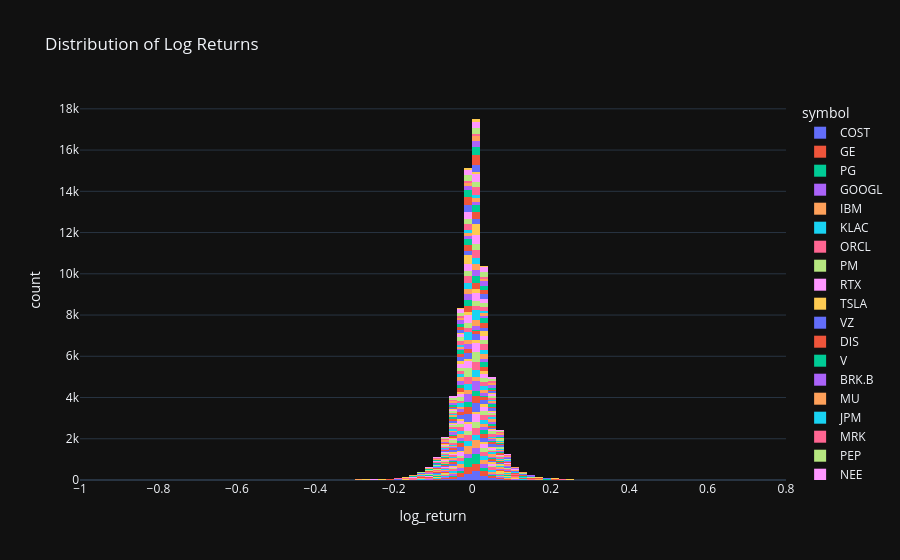

Here is the notebook cell this chart was saved with:
### Code cell
fig = px.histogram(
    lg,
    x="log_return",
    color="symbol",
    nbins=100,
    title="Distribution of Log Returns",
    template="plotly_dark")
fig.show()

### Figure 1 — Plotly figure (JSON) as saved in the notebook; plotly's stock layout.template omitted (floating-point values rounded to 4 significant figures; data arrays with more than 128 entries replaced by an {"elided": "..."} marker saying what was removed)
{"data": [{"bingroup": "x", "hovertemplate": "symbol=COST<br>log_return=%{x}<br>count=%{y}<extra></extra>", "legendgroup": "COST", "marker": {"color": "#636efa", "pattern": {"shape": ""}}, "name": "COST", "nbinsx": 100, "orientation": "v", "showlegend": true, "type": "histogram", "x": {"elided": "1384 float values"}, "xaxis": "x", "yaxis": "y"}, {"bingroup": "x", "hovertemplate": "symbol=GE<br>log_return=%{x}<br>count=%{y}<extra></extra>", "legendgroup": "GE", "marker": {"color": "#EF553B", "pattern": {"shape": ""}}, "name": "GE", "nbinsx": 100, "orientation": "v", "showlegend": true, "type": "histogram", "x": {"elided": "1384 float values"}, "xaxis": "x", "yaxis": "y"}, {"bingroup": "x", "hovertemplate": "symbol=PG<br>log_return=%{x}<br>count=%{y}<extra></extra>", "legendgroup": "PG", "marker": {"color": "#00cc96", "pattern": {"shape": ""}}, "name": "PG", "nbinsx": 100, "orientation": "v", "showlegend": true, "type": "histogram", "x": {"elided": "1384 float values"}, "xaxis": "x", "yaxis": "y"}, {"bingroup": "x", "hovertemplate": "symbol=GOOGL<br>log_return=%{x}<br>count=%{y}<extra></extra>", "legendgroup": "GOOGL", "marker": {"color": "#ab63fa", "pattern": {"shape": ""}}, "name": "GOOGL", "nbinsx": 100, "orientation": "v", "showlegend": true, "type": "histogram", "x": {"elided": "1134 float values"}, "xaxis": "x", "yaxis": "y"}, {"bingroup": "x", "hovertemplate": "symbol=IBM<br>log_return=%{x}<br>count=%{y}<extra></extra>", "legendgroup": "IBM", "marker": {"color": "#FFA15A", "pattern": {"shape": ""}}, "name": "IBM", "nbinsx": 100, "orientation": "v", "showlegend": true, "type": "histogram", "x": {"elided": "1385 float values"}, "xaxis": "x", "yaxis": "y"}, {"bingroup": "x", "hovertemplate": "symbol=KLAC<br>log_return=%{x}<br>count=%{y}<extra></extra>", "legendgroup": "KLAC", "marker": {"color": "#19d3f3", "pattern": {"shape": ""}}, "name": "KLAC", "nbinsx": 100, "orientation": "v", "showlegend": true, "type": "histogram", "x": {"elided": "1385 float values"}, "xaxis": "x", "yaxis": "y"}, {"bingroup": "x", "hovertemplate": "symbol=ORCL<br>log_return=%{x}<br>count=%{y}<extra></extra>", "legendgroup": "ORCL", "marker": {"color": "#FF6692", "pattern": {"shape": ""}}, "name": "ORCL", "nbinsx": 100, "orientation": "v", "showlegend": true, "type": "histogram", "x": {"elided": "1384 float values"}, "xaxis": "x", "yaxis": "y"}, {"bingroup": "x", "hovertemplate": "symbol=PM<br>log_return=%{x}<br>count=%{y}<extra></extra>", "legendgroup": "PM", "marker": {"color": "#B6E880", "pattern": {"shape": ""}}, "name": "PM", "nbinsx": 100, "orientation": "v", "showlegend": true, "type": "histogram", "x": {"elided": "947 float values"}, "xaxis": "x", "yaxis": "y"}, {"bingroup": "x", "hovertemplate": "symbol=RTX<br>log_return=%{x}<br>count=%{y}<extra></extra>", "legendgroup": "RTX", "marker": {"color": "#FF97FF", "pattern": {"shape": ""}}, "name": "RTX", "nbinsx": 100, "orientation": "v", "showlegend": true, "type": "histogram", "x": {"elided": "1385 float values"}, "xaxis": "x", "yaxis": "y"}, {"bingroup": "x", "hovertemplate": "symbol=TSLA<br>log_return=%{x}<br>count=%{y}<extra></extra>", "legendgroup": "TSLA", "marker": {"color": "#FECB52", "pattern": {"shape": ""}}, "name": "TSLA", "nbinsx": 100, "orientation": "v", "showlegend": true, "type": "histogram", "x": {"elided": "828 float values"}, "xaxis": "x", "yaxis": "y"}, {"bingroup": "x", "hovertemplate": "symbol=VZ<br>log_return=%{x}<br>count=%{y}<extra></extra>", "legendgroup": "VZ", "marker": {"color": "#636efa", "pattern": {"shape": ""}}, "name": "VZ", "nbinsx": 100, "orientation": "v", "showlegend": true, "type": "histogram", "x": {"elided": "1385 float values"}, "xaxis": "x", "yaxis": "y"}, {"bingroup": "x", "hovertemplate": "symbol=DIS<br>log_return=%{x}<br>count=%{y}<extra></extra>", "legendgroup": "DIS", "marker": {"color": "#EF553B", "pattern": {"shape": ""}}, "name": "DIS", "nbinsx": 100, "orientation": "v", "showlegend": true, "type": "histogram", "x": {"elided": "1385 float values"}, "xaxis": "x", "yaxis": "y"}, {"bingroup": "x", "hovertemplate": "symbol=V<br>log_return=%{x}<br>count=%{y}<extra></extra>", "legendgroup": "V", "marker": {"color": "#00cc96", "pattern": {"shape": ""}}, "name": "V", "nbinsx": 100, "orientation": "v", "showlegend": true, "type": "histogram", "x": {"elided": "947 float values"}, "xaxis": "x", "yaxis": "y"}, {"bingroup": "x", "hovertemplate": "symbol=BRK.B<br>log_return=%{x}<br>count=%{y}<extra></extra>", "legendgroup": "BRK.B", "marker": {"color": "#ab63fa", "pattern": {"shape": ""}}, "name": "BRK.B", "nbinsx": 100, "orientation": "v", "showlegend": true, "type": "histogram", "x": {"elided": "1384 float values"}, "xaxis": "x", "yaxis": "y"}, {"bingroup": "x", "hovertemplate": "symbol=MU<br>log_return=%{x}<br>count=%{y}<extra></extra>", "legendgroup": "MU", "marker": {"color": "#FFA15A", "pattern": {"shape": ""}}, "name": "MU", "nbinsx": 100, "orientation": "v", "showlegend": true, "type": "histogram", "x": {"elided": "1384 float values"}, "xaxis": "x", "yaxis": "y"}, {"bingroup": "x", "hovertemplate": "symbol=JPM<br>log_return=%{x}<br>count=%{y}<extra></extra>", "legendgroup": "JPM", "marker": {"color": "#19d3f3", "pattern": {"shape": ""}}, "name": "JPM", "nbinsx": 100, "orientation": "v", "showlegend": true, "type": "histogram", "x": {"elided": "1384 float values"}, "xaxis": "x", "yaxis": "y"}, {"bingroup": "x", "hovertemplate": "symbol=MRK<br>log_return=%{x}<br>count=%{y}<extra></extra>", "legendgroup": "MRK", "marker": {"color": "#FF6692", "pattern": {"shape": ""}}, "name": "MRK", "nbinsx": 100, "orientation": "v", "showlegend": true, "type": "histogram", "x": {"elided": "1385 float values"}, "xaxis": "x", "yaxis": "y"}, {"bingroup": "x", "hovertemplate": "symbol=PEP<br>log_return=%{x}<br>count=%{y}<extra></extra>", "legendgroup": "PEP", "marker": {"color": "#B6E880", "pattern": {"shape": ""}}, "name": "PEP", "nbinsx": 100, "orientation": "v", "showlegend": true, "type": "histogram", "x": {"elided": "1385 float values"}, "xaxis": "x", "yaxis": "y"}, {"bingroup": "x", "hovertemplate": "symbol=NEE<br>log_return=%{x}<br>count=%{y}<extra></extra>", "legendgroup": "NEE", "marker": {"color": "#FF97FF", "pattern": {"shape": ""}}, "name": "NEE", "nbinsx": 100, "orientation": "v", "showlegend": true, "type": "histogram", "x": {"elided": "1385 float values"}, "xaxis": "x", "yaxis": "y"}, {"bingroup": "x", "hovertemplate": "symbol=PANW<br>log_return=%{x}<br>count=%{y}<extra></extra>", "legendgroup": "PANW", "marker": {"color": "#FECB52", "pattern": {"shape": ""}}, "name": "PANW", "nbinsx": 100, "orientation": "v", "showlegend": true, "type": "histogram", "x": {"elided": "722 float values"}, "xaxis": "x", "yaxis": "y"}, {"bingroup": "x", "hovertemplate": "symbol=TXN<br>log_return=%{x}<br>count=%{y}<extra></extra>", "legendgroup": "TXN", "marker": {"color": "#636efa", "pattern": {"shape": ""}}, "name": "TXN", "nbinsx": 100, "orientation": "v", "showlegend": true, "type": "histogram", "x": {"elided": "1385 float values"}, "xaxis": "x", "yaxis": "y"}, {"bingroup": "x", "hovertemplate": "symbol=NFLX<br>log_return=%{x}<br>count=%{y}<extra></extra>", "legendgroup": "NFLX", "marker": {"color": "#EF553B", "pattern": {"shape": ""}}, "name": "NFLX", "nbinsx": 100, "orientation": "v", "showlegend": true, "type": "histogram", "x": {"elided": "1251 float values"}, "xaxis": "x", "yaxis": "y"}, {"bingroup": "x", "hovertemplate": "symbol=PLTR<br>log_return=%{x}<br>count=%{y}<extra></extra>", "legendgroup": "PLTR", "marker": {"color": "#00cc96", "pattern": {"shape": ""}}, "name": "PLTR", "nbinsx": 100, "orientation": "v", "showlegend": true, "type": "histogram", "x": {"elided": "293 float values"}, "xaxis": "x", "yaxis": "y"}, {"bingroup": "x", "hovertemplate": "symbol=TMUS<br>log_return=%{x}<br>count=%{y}<extra></extra>", "legendgroup": "TMUS", "marker": {"color": "#ab63fa", "pattern": {"shape": ""}}, "name": "TMUS", "nbinsx": 100, "orientation": "v", "showlegend": true, "type": "histogram", "x": {"elided": "996 float values"}, "xaxis": "x", "yaxis": "y"}, {"bingroup": "x", "hovertemplate": "symbol=MA<br>log_return=%{x}<br>count=%{y}<extra></extra>", "legendgroup": "MA", "marker": {"color": "#FFA15A", "pattern": {"shape": ""}}, "name": "MA", "nbinsx": 100, "orientation": "v", "showlegend": true, "type": "histogram", "x": {"elided": "1042 float values"}, "xaxis": "x", "yaxis": "y"}, {"bingroup": "x", "hovertemplate": "symbol=MCD<br>log_return=%{x}<br>count=%{y}<extra></extra>", "legendgroup": "MCD", "marker": {"color": "#19d3f3", "pattern": {"shape": ""}}, "name": "MCD", "nbinsx": 100, "orientation": "v", "showlegend": true, "type": "histogram", "x": {"elided": "1385 float values"}, "xaxis": "x", "yaxis": "y"}, {"bingroup": "x", "hovertemplate": "symbol=NVDA<br>log_return=%{x}<br>count=%{y}<extra></extra>", "legendgroup": "NVDA", "marker": {"color": "#FF6692", "pattern": {"shape": ""}}, "name": "NVDA", "nbinsx": 100, "orientation": "v", "showlegend": true, "type": "histogram", "x": {"elided": "1384 float values"}, "xaxis": "x", "yaxis": "y"}, {"bingroup": "x", "hovertemplate": "symbol=MS<br>log_return=%{x}<br>count=%{y}<extra></extra>", "legendgroup": "MS", "marker": {"color": "#B6E880", "pattern": {"shape": ""}}, "name": "MS", "nbinsx": 100, "orientation": "v", "showlegend": true, "type": "histogram", "x": {"elided": "1384 float values"}, "xaxis": "x", "yaxis": "y"}, {"bingroup": "x", "hovertemplate": "symbol=XOM<br>log_return=%{x}<br>count=%{y}<extra></extra>", "legendgroup": "XOM", "marker": {"color": "#FF97FF", "pattern": {"shape": ""}}, "name": "XOM", "nbinsx": 100, "orientation": "v", "showlegend": true, "type": "histogram", "x": {"elided": "1384 float values"}, "xaxis": "x", "yaxis": "y"}, {"bingroup": "x", "hovertemplate": "symbol=ABBV<br>log_return=%{x}<br>count=%{y}<extra></extra>", "legendgroup": "ABBV", "marker": {"color": "#FECB52", "pattern": {"shape": ""}}, "name": "ABBV", "nbinsx": 100, "orientation": "v", "showlegend": true, "type": "histogram", "x": {"elided": "697 float values"}, "xaxis": "x", "yaxis": "y"}, {"bingroup": "x", "hovertemplate": "symbol=GEV<br>log_return=%{x}<br>count=%{y}<extra></extra>", "legendgroup": "GEV", "marker": {"color": "#636efa", "pattern": {"shape": ""}}, "name": "GEV", "nbinsx": 100, "orientation": "v", "showlegend": true, "type": "histogram", "x": [NaN, 0.0881, 0.008175, 0.1249, 0.08266, 0.006056, -0.02819, 0.08716, -0.00866, -0.08183, 0.04871, 0.03215, -0.02431, 0.02715, 0.02366, -0.09962, 0.05809, -0.04962, 0.08369, 0.02726, -0.004192, 0.09224, -0.01337, 0.1288, 0.08441, 0.01777, 0.06105, 0.004883, 0.02161, 0.07357, 0.0254, 0.125, -0.03404, 0.05717, -0.04403, 0.03641, -0.04275, 0.0323, -0.0262, 0.05884, 0.03625, 0.08935, 0.04644, -0.1202, 0.01356, -0.02785, -0.1143, 0.02202, -0.1472, 0.08075, 0.06254, -0.09725, -0.1096, 0.1689, 0.007346, 0.1407, 0.0622, 0.007391, 0.06965, 0.08146, 0.01833, 0.0251, -0.0136, 0.01763, 0.06499, -0.005055, 0.04189, 0.06366, 0.1154, 0.01831, -0.01135, -0.04278, -0.02415, 0.009672, -0.05171, 0.07202, -0.002209, -0.03091, -0.01696, 0.01596, -0.007571, -0.02594, 0.001283, -0.01725, 0.005514, -0.03963, 0.07607, 0.05127, 0.06201, -0.0202, 0.007838, 0.02396, -0.08695, 0.09063, -0.0355, 0.09919, 0.0704, 0.02881, 0.03456, 0.05079, -0.1016, 0.01981, 0.05622, 0.002453, 0.05186, 0.09823, 0.01146, 0.1363, -0.07801, -0.02168, 0.008692], "xaxis": "x", "yaxis": "y"}, {"bingroup": "x", "hovertemplate": "symbol=INTC<br>log_return=%{x}<br>count=%{y}<extra></extra>", "legendgroup": "INTC", "marker": {"color": "#EF553B", "pattern": {"shape": ""}}, "name": "INTC", "nbinsx": 100, "orientation": "v", "showlegend": true, "type": "histogram", "x": {"elided": "1384 float values"}, "xaxis": "x", "yaxis": "y"}, {"bingroup": "x", "hovertemplate": "symbol=AXP<br>log_return=%{x}<br>count=%{y}<extra></extra>", "legendgroup": "AXP", "marker": {"color": "#00cc96", "pattern": {"shape": ""}}, "name": "AXP", "nbinsx": 100, "orientation": "v", "showlegend": true, "type": "histogram", "x": {"elided": "1385 float values"}, "xaxis": "x", "yaxis": "y"}, {"bingroup": "x", "hovertemplate": "symbol=C<br>log_return=%{x}<br>count=%{y}<extra></extra>", "legendgroup": "C", "marker": {"color": "#ab63fa", "pattern": {"shape": ""}}, "name": "C", "nbinsx": 100, "orientation": "v", "showlegend": true, "type": "histogram", "x": {"elided": "1385 float values"}, "xaxis": "x", "yaxis": "y"}, {"bingroup": "x", "hovertemplate": "symbol=CAT<br>log_return=%{x}<br>count=%{y}<extra></extra>", "legendgroup": "CAT", "marker": {"color": "#FFA15A", "pattern": {"shape": ""}}, "name": "CAT", "nbinsx": 100, "orientation": "v", "showlegend": true, "type": "histogram", "x": {"elided": "1384 float values"}, "xaxis": "x", "yaxis": "y"}, {"bingroup": "x", "hovertemplate": "symbol=ADI<br>log_return=%{x}<br>count=%{y}<extra></extra>", "legendgroup": "ADI", "marker": {"color": "#19d3f3", "pattern": {"shape": ""}}, "name": "ADI", "nbinsx": 100, "orientation": "v", "showlegend": true, "type": "histogram", "x": {"elided": "1385 float values"}, "xaxis": "x", "yaxis": "y"}, {"bingroup": "x", "hovertemplate": "symbol=CVX<br>log_return=%{x}<br>count=%{y}<extra></extra>", "legendgroup": "CVX", "marker": {"color": "#FF6692", "pattern": {"shape": ""}}, "name": "CVX", "nbinsx": 100, "orientation": "v", "showlegend": true, "type": "histogram", "x": {"elided": "1384 float values"}, "xaxis": "x", "yaxis": "y"}, {"bingroup": "x", "hovertemplate": "symbol=QCOM<br>log_return=%{x}<br>count=%{y}<extra></extra>", "legendgroup": "QCOM", "marker": {"color": "#B6E880", "pattern": {"shape": ""}}, "name": "QCOM", "nbinsx": 100, "orientation": "v", "showlegend": true, "type": "histogram", "x": {"elided": "1385 float values"}, "xaxis": "x", "yaxis": "y"}, {"bingroup": "x", "hovertemplate": "symbol=WMT<br>log_return=%{x}<br>count=%{y}<extra></extra>", "legendgroup": "WMT", "marker": {"color": "#FF97FF", "pattern": {"shape": ""}}, "name": "WMT", "nbinsx": 100, "orientation": "v", "showlegend": true, "type": "histogram", "x": {"elided": "1384 float values"}, "xaxis": "x", "yaxis": "y"}, {"bingroup": "x", "hovertemplate": "symbol=JNJ<br>log_return=%{x}<br>count=%{y}<extra></extra>", "legendgroup": "JNJ", "marker": {"color": "#FECB52", "pattern": {"shape": ""}}, "name": "JNJ", "nbinsx": 100, "orientation": "v", "showlegend": true, "type": "histogram", "x": {"elided": "1384 float values"}, "xaxis": "x", "yaxis": "y"}, {"bingroup": "x", "hovertemplate": "symbol=AMAT<br>log_return=%{x}<br>count=%{y}<extra></extra>", "legendgroup": "AMAT", "marker": {"color": "#636efa", "pattern": {"shape": ""}}, "name": "AMAT", "nbinsx": 100, "orientation": "v", "showlegend": true, "type": "histogram", "x": {"elided": "1384 float values"}, "xaxis": "x", "yaxis": "y"}, {"bingroup": "x", "hovertemplate": "symbol=UNH<br>log_return=%{x}<br>count=%{y}<extra></extra>", "legendgroup": "UNH", "marker": {"color": "#EF553B", "pattern": {"shape": ""}}, "name": "UNH", "nbinsx": 100, "orientation": "v", "showlegend": true, "type": "histogram", "x": {"elided": "1384 float values"}, "xaxis": "x", "yaxis": "y"}, {"bingroup": "x", "hovertemplate": "symbol=CSCO<br>log_return=%{x}<br>count=%{y}<extra></extra>", "legendgroup": "CSCO", "marker": {"color": "#00cc96", "pattern": {"shape": ""}}, "name": "CSCO", "nbinsx": 100, "orientation": "v", "showlegend": true, "type": "histogram", "x": {"elided": "1384 float values"}, "xaxis": "x", "yaxis": "y"}, {"bingroup": "x", "hovertemplate": "symbol=GOOG<br>log_return=%{x}<br>count=%{y}<extra></extra>", "legendgroup": "GOOG", "marker": {"color": "#ab63fa", "pattern": {"shape": ""}}, "name": "GOOG", "nbinsx": 100, "orientation": "v", "showlegend": true, "type": "histogram", "x": {"elided": "633 float values"}, "xaxis": "x", "yaxis": "y"}, {"bingroup": "x", "hovertemplate": "symbol=AVGO<br>log_return=%{x}<br>count=%{y}<extra></extra>", "legendgroup": "AVGO", "marker": {"color": "#FFA15A", "pattern": {"shape": ""}}, "name": "AVGO", "nbinsx": 100, "orientation": "v", "showlegend": true, "type": "histogram", "x": {"elided": "875 float values"}, "xaxis": "x", "yaxis": "y"}, {"bingroup": "x", "hovertemplate": "symbol=META<br>log_return=%{x}<br>count=%{y}<extra></extra>", "legendgroup": "META", "marker": {"color": "#19d3f3", "pattern": {"shape": ""}}, "name": "META", "nbinsx": 100, "orientation": "v", "showlegend": true, "type": "histogram", "x": {"elided": "730 float values"}, "xaxis": "x", "yaxis": "y"}, {"bingroup": "x", "hovertemplate": "symbol=MSFT<br>log_return=%{x}<br>count=%{y}<extra></extra>", "legendgroup": "MSFT", "marker": {"color": "#FF6692", "pattern": {"shape": ""}}, "name": "MSFT", "nbinsx": 100, "orientation": "v", "showlegend": true, "type": "histogram", "x": {"elided": "1384 float values"}, "xaxis": "x", "yaxis": "y"}, {"bingroup": "x", "hovertemplate": "symbol=AMZN<br>log_return=%{x}<br>count=%{y}<extra></extra>", "legendgroup": "AMZN", "marker": {"color": "#B6E880", "pattern": {"shape": ""}}, "name": "AMZN", "nbinsx": 100, "orientation": "v", "showlegend": true, "type": "histogram", "x": {"elided": "1384 float values"}, "xaxis": "x", "yaxis": "y"}, {"bingroup": "x", "hovertemplate": "symbol=WFC<br>log_return=%{x}<br>count=%{y}<extra></extra>", "legendgroup": "WFC", "marker": {"color": "#FF97FF", "pattern": {"shape": ""}}, "name": "WFC", "nbinsx": 100, "orientation": "v", "showlegend": true, "type": "histogram", "x": {"elided": "1385 float values"}, "xaxis": "x", "yaxis": "y"}, {"bingroup": "x", "hovertemplate": "symbol=CLSK<br>log_return=%{x}<br>count=%{y}<extra></extra>", "legendgroup": "CLSK", "marker": {"color": "#FECB52", "pattern": {"shape": ""}}, "name": "CLSK", "nbinsx": 100, "orientation": "v", "showlegend": true, "type": "histogram", "x": {"elided": "536 float values"}, "xaxis": "x", "yaxis": "y"}, {"bingroup": "x", "hovertemplate": "symbol=HD<br>log_return=%{x}<br>count=%{y}<extra></extra>", "legendgroup": "HD", "marker": {"color": "#636efa", "pattern": {"shape": ""}}, "name": "HD", "nbinsx": 100, "orientation": "v", "showlegend": true, "type": "histogram", "x": {"elided": "1384 float values"}, "xaxis": "x", "yaxis": "y"}, {"bingroup": "x", "hovertemplate": "symbol=KO<br>log_return=%{x}<br>count=%{y}<extra></extra>", "legendgroup": "KO", "marker": {"color": "#EF553B", "pattern": {"shape": ""}}, "name": "KO", "nbinsx": 100, "orientation": "v", "showlegend": true, "type": "histogram", "x": {"elided": "1384 float values"}, "xaxis": "x", "yaxis": "y"}, {"bingroup": "x", "hovertemplate": "symbol=LLY<br>log_return=%{x}<br>count=%{y}<extra></extra>", "legendgroup": "LLY", "marker": {"color": "#00cc96", "pattern": {"shape": ""}}, "name": "LLY", "nbinsx": 100, "orientation": "v", "showlegend": true, "type": "histogram", "x": {"elided": "1384 float values"}, "xaxis": "x", "yaxis": "y"}, {"bingroup": "x", "hovertemplate": "symbol=AAPL<br>log_return=%{x}<br>count=%{y}<extra></extra>", "legendgroup": "AAPL", "marker": {"color": "#ab63fa", "pattern": {"shape": ""}}, "name": "AAPL", "nbinsx": 100, "orientation": "v", "showlegend": true, "type": "histogram", "x": {"elided": "1384 float values"}, "xaxis": "x", "yaxis": "y"}, {"bingroup": "x", "hovertemplate": "symbol=AMD<br>log_return=%{x}<br>count=%{y}<extra></extra>", "legendgroup": "AMD", "marker": {"color": "#FFA15A", "pattern": {"shape": ""}}, "name": "AMD", "nbinsx": 100, "orientation": "v", "showlegend": true, "type": "histogram", "x": {"elided": "1384 float values"}, "xaxis": "x", "yaxis": "y"}, {"bingroup": "x", "hovertemplate": "symbol=SNDK<br>log_return=%{x}<br>count=%{y}<extra></extra>", "legendgroup": "SNDK", "marker": {"color": "#19d3f3", "pattern": {"shape": ""}}, "name": "SNDK", "nbinsx": 100, "orientation": "v", "showlegend": true, "type": "histogram", "x": [NaN, 0.07223, -0.01581, -0.09704, -0.4864, 0.05994, -0.0215, 0.04865, 0.0461, 0.09266, 0.0691, -0.08136, 0.01094, 0.03801, 0.0821, 0.09167, 0.01216, -0.01582, -0.006919, -0.08841, 0.00685, -0.02744, 0.0703, 0.0045, 0.04027, 0.1236, 0.2673, 0.2283, 0.1712, -0.05108, 0.2793, -0.09382, 0.1814, 0.2838, 0.06836, 0.1835, 0.05949, -0.2383, 0.1088, 0.02298, -0.1027, 0.1419, 0.05103, 0.09598, 0.3157, 0.09162, 0.1359, 0.1957, 0.03697, 0.04674, 0.03668, -0.02273, -0.1864, 0.2269, 0.07017, -0.1419, 0.1304, 0.194, 0.07813, 0.07215, 0.1816, 0.2748, -0.1043, -0.05445], "xaxis": "x", "yaxis": "y"}, {"bingroup": "x", "hovertemplate": "symbol=ANET<br>log_return=%{x}<br>count=%{y}<extra></extra>", "legendgroup": "ANET", "marker": {"color": "#FF6692", "pattern": {"shape": ""}}, "name": "ANET", "nbinsx": 100, "orientation": "v", "showlegend": true, "type": "histogram", "x": {"elided": "624 float values"}, "xaxis": "x", "yaxis": "y"}, {"bingroup": "x", "hovertemplate": "symbol=BAC<br>log_return=%{x}<br>count=%{y}<extra></extra>", "legendgroup": "BAC", "marker": {"color": "#B6E880", "pattern": {"shape": ""}}, "name": "BAC", "nbinsx": 100, "orientation": "v", "showlegend": true, "type": "histogram", "x": {"elided": "1384 float values"}, "xaxis": "x", "yaxis": "y"}, {"bingroup": "x", "hovertemplate": "symbol=GS<br>log_return=%{x}<br>count=%{y}<extra></extra>", "legendgroup": "GS", "marker": {"color": "#FF97FF", "pattern": {"shape": ""}}, "name": "GS", "nbinsx": 100, "orientation": "v", "showlegend": true, "type": "histogram", "x": {"elided": "1384 float values"}, "xaxis": "x", "yaxis": "y"}, {"bingroup": "x", "hovertemplate": "symbol=LIN<br>log_return=%{x}<br>count=%{y}<extra></extra>", "legendgroup": "LIN", "marker": {"color": "#FECB52", "pattern": {"shape": ""}}, "name": "LIN", "nbinsx": 100, "orientation": "v", "showlegend": true, "type": "histogram", "x": {"elided": "398 float values"}, "xaxis": "x", "yaxis": "y"}], "layout": {"barmode": "relative", "legend": {"title": {"text": "symbol"}, "tracegroupgap": 0}, "title": {"text": "Distribution of Log Returns"}, "xaxis": {"anchor": "y", "domain": [0, 1], "title": {"text": "log_return"}}, "yaxis": {"anchor": "x", "domain": [0, 1], "title": {"text": "count"}}}}
